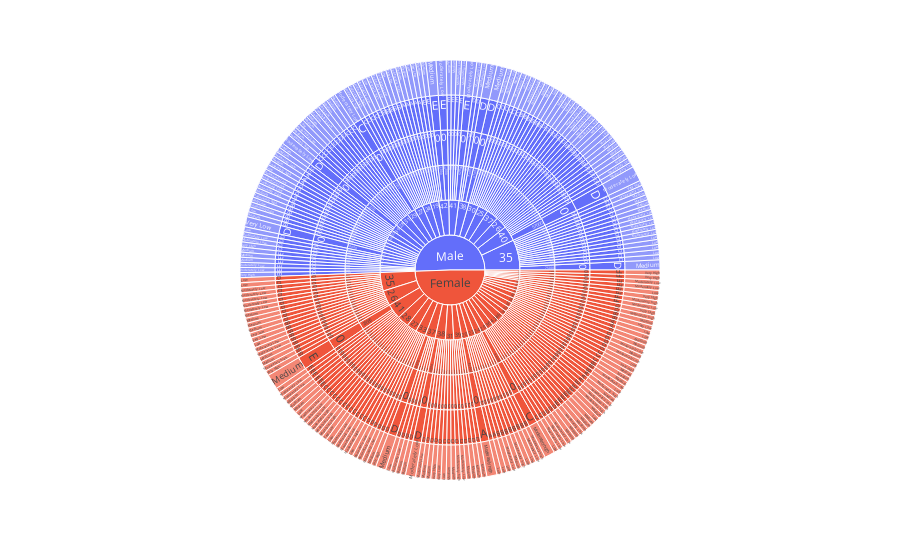

Notebook code for this chart:
### Code cell
fig = px.sunburst(NotPurchased, path=["Gender","Age","EstimatedSalary","Purchased","age_group","income_category"])
fig.show()

### Figure 1 — Plotly figure (JSON) as saved in the notebook; plotly's stock layout.template omitted (floating-point values rounded to 4 significant figures; data arrays with more than 128 entries replaced by an {"elided": "..."} marker saying what was removed)
{"data": [{"branchvalues": "total", "domain": {"x": [0, 1], "y": [0, 1]}, "hovertemplate": "labels=%{label}<br>count=%{value}<br>parent=%{parent}<br>id=%{id}<extra></extra>", "ids": {"elided": "1024 str values"}, "labels": {"elided": "1024 str values"}, "name": "", "parents": {"elided": "1024 str values"}, "type": "sunburst", "values": {"elided": "1024 int values"}}], "layout": {"legend": {"tracegroupgap": 0}, "margin": {"t": 60}}}
